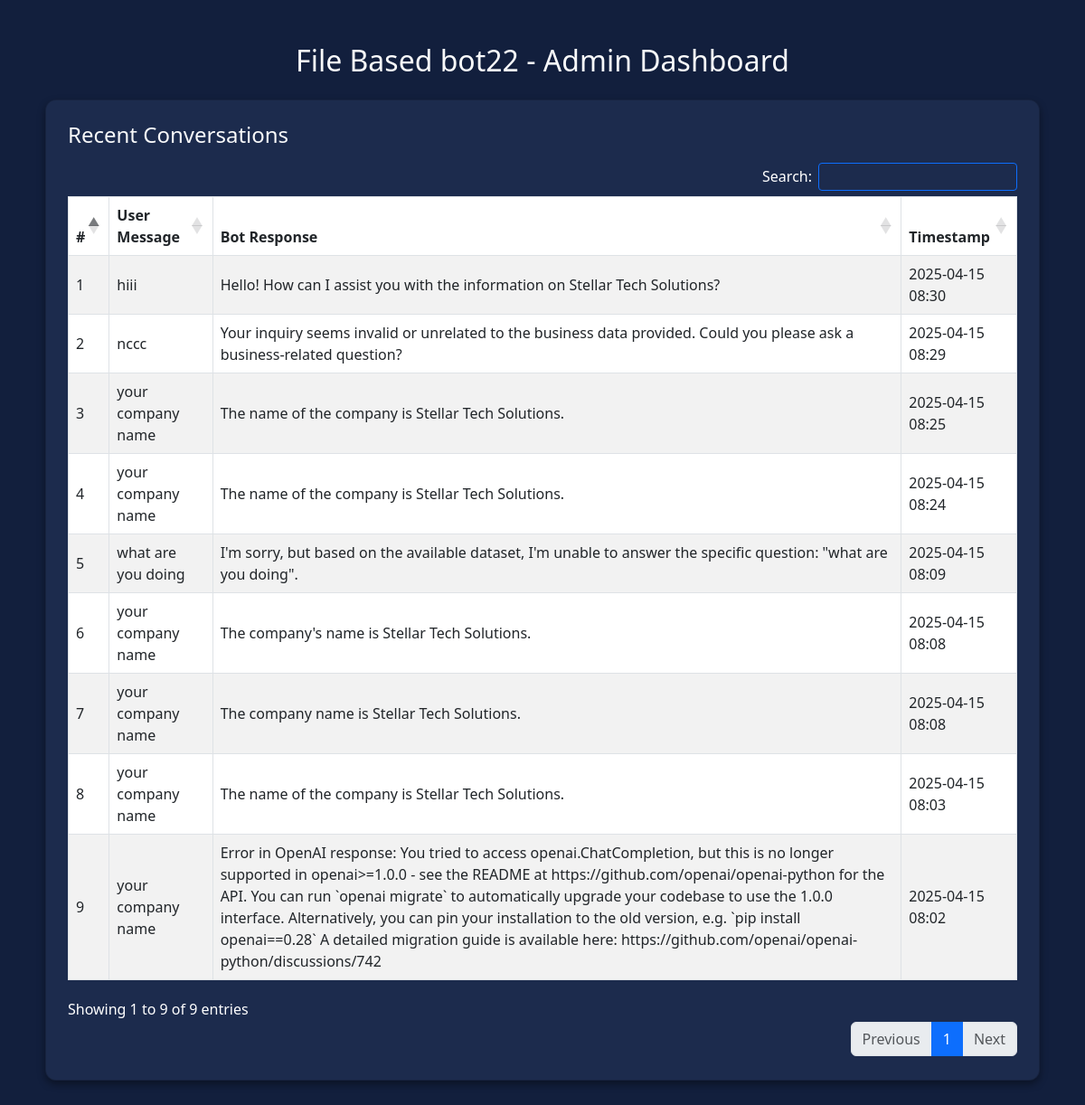
/File Based bot22/admin/ (signed in), run on the app's committed database.
### ChatBotApp/models.py (models this page shows, shortened)
class Chatbot(models.Model):
    CHATBOT_TYPES = [
        ('text_file_based', 'Text File Based Bot'),
        ('form_based', 'Form Based Bot'),
        ('flow_based', 'Flow Based Bot')
    ]
    user = models.ForeignKey(User, on_delete=models.CASCADE)
    name = models.CharField(max_length=100, unique=True)
    chatbot_type = models.CharField(max_length=50, choices=CHATBOT_TYPES)
    dataset = models.FileField(upload_to='datasets/', blank=True, null=True)
    created_at = models.DateTimeField(auto_now_add=True)
    prompt = models.TextField(null=True, blank=True)
    use_rag = models.BooleanField(default=False, help_text="Enable RAG for better context-aware responses")
    rag_chunk_size = models.IntegerField(default=500, help_text="Size of text chunks for RAG")
    rag_chunks_to_retrieve = models.IntegerField(default=3, help_text="Number of relevant chunks to retrieve")
    rag_index_created = models.BooleanField(default=False, help_text="Whether RAG index has been created")
    rag_last_indexed = models.DateTimeField(null=True, blank=True, help_text="Last time RAG index was created")

class ChatbotInteraction(models.Model):
    chatbot = models.ForeignKey(Chatbot, on_delete=models.CASCADE)
    user = models.ForeignKey(User, on_delete=models.CASCADE)
    user_question = models.TextField()
    meta_response = models.TextField(blank=True, null=True)
    openai_response = models.TextField(blank=True, null=True)
    gemini_response = models.TextField(blank=True, null=True)
    claude_response = models.TextField(blank=True, null=True)
    timestamp = models.DateTimeField(auto_now_add=True)

### ChatBotApp/views.py (the view)
# urls.py: path('<str:chatbot_name>/admin/', chatbot_admin, name='chatbot_admin')
@login_required
def chatbot_admin(request, chatbot_name):
    chatbot = get_object_or_404(Chatbot, name=chatbot_name)
    recent_interactions = ChatbotInteraction.objects.filter(chatbot=chatbot).order_by('-timestamp')[:10]  # Last 10 conversations
    return render(request, 'chatbot_admin.html', {
        'chatbot': chatbot,
        'recent_interactions': recent_interactions,
    })

### ChatBotApp/templates/chatbot_admin.html (shortened to what this page needs)
<!DOCTYPE html>
<html lang="en">
<head>
    <link href="https://cdn.jsdelivr.net/npm/bootstrap@5.3.0/dist/css/bootstrap.min.css" rel="stylesheet">
    <link href="https://cdn.datatables.net/1.13.4/css/dataTables.bootstrap5.min.css" rel="stylesheet">
    <link href="https://cdn.datatables.net/buttons/2.3.6/css/buttons.bootstrap5.min.css" rel="stylesheet">
</head>
<body>
    <div class="container py-5">
        <div class="chat-container">
            <h2 class="text-center text-light mb-4">{{ chatbot.name }} - Admin Dashboard</h2>
            <div class="card p-4">
                <h4 class="text-light mb-3">Recent Conversations</h4>
                <div class="table-responsive">
                    <table id="conversationTable" class="table table-bordered table-hover table-striped align-middle">
                        <thead>
                            <tr>
                                <th>#</th>
                                <th>User Message</th>
                                <th>Bot Response</th>
                                <th>Timestamp</th>
                            </tr>
                        </thead>
                        <tbody>
                            {% for interaction in recent_interactions %}
                                <tr>
                                    <td>{{ forloop.counter }}</td>
                                    <td>{{ interaction.user_question }}</td>
                                    <td>{{ interaction.openai_response }}</td>
                                    <td>{{ interaction.timestamp|date:"Y-m-d H:i" }}</td>
                                </tr>
                            {% empty %}
                                <tr>
                                    <td colspan="4" class="text-center text-muted">No recent interactions.</td>
                                </tr>
                            {% endfor %}
                        </tbody>
                    </table>
                </div>
            </div>
        </div>
    </div>
</body>
</html>

### ChatBotApp/templates/chatbot_admin.html (style rules this page uses)
body { background-color: #121f3d; color: white; }
.chat-container { max-width: 1100px; margin: auto; }
.card { border-radius: 12px; background-color: #1c2b4d; box-shadow: 0 4px 8px rgba(0, 0, 0, 0.4); color: white; }
table.dataTable tbody tr { background-color: #203357; color: white; }
table.dataTable thead { background-color: #0d6efd; color: white; }

### data on the page
Chatbot: name "File Based bot22"
ChatbotInteraction: user_question "hiii", openai_response "Hello! How can I assist you with the information on Stellar Tech Solutions?", timestamp "2025-04-15 08:30"
ChatbotInteraction: user_question "nccc", openai_response "Your inquiry seems invalid or unrelated to the business data provided. Could you please ask a business-related question?", timestamp "2025-04-15 08:29"
ChatbotInteraction: user_question "your company name", openai_response "The name of the company is Stellar Tech Solutions.", timestamp "2025-04-15 08:25"
ChatbotInteraction: user_question "your company name", openai_response "The name of the company is Stellar Tech Solutions.", timestamp "2025-04-15 08:24"
ChatbotInteraction: user_question "what are you doing", openai_response "I'm sorry, but based on the available dataset, I'm unable to answer the specific question: \"what are you doing\".", timestamp "2025-04-15 08:09"
ChatbotInteraction: user_question "your company name", openai_response "The company's name is Stellar Tech Solutions.", timestamp "2025-04-15 08:08"
ChatbotInteraction: user_question "your company name", openai_response "The company name is Stellar Tech Solutions.", timestamp "2025-04-15 08:08"
ChatbotInteraction: user_question "your company name", openai_response "The name of the company is Stellar Tech Solutions.", timestamp "2025-04-15 08:03"
ChatbotInteraction: user_question "your company name", openai_response "Error in OpenAI response: You tried to access openai.ChatCompletion, but this is no longer supported in openai>=1.0.0 - see the README at https://github.com/openai/openai-python for the API. You can run `openai migrate` to automatically upgrade your codebase to use the 1.0.0 interface. Alternatively, you can pin your installation to the old version, e.g. `pip install openai==0.28` A detailed migration guide is available here: https://github.com/openai/openai-python/discussions/742", timestamp "2025-04-15 08:02"
